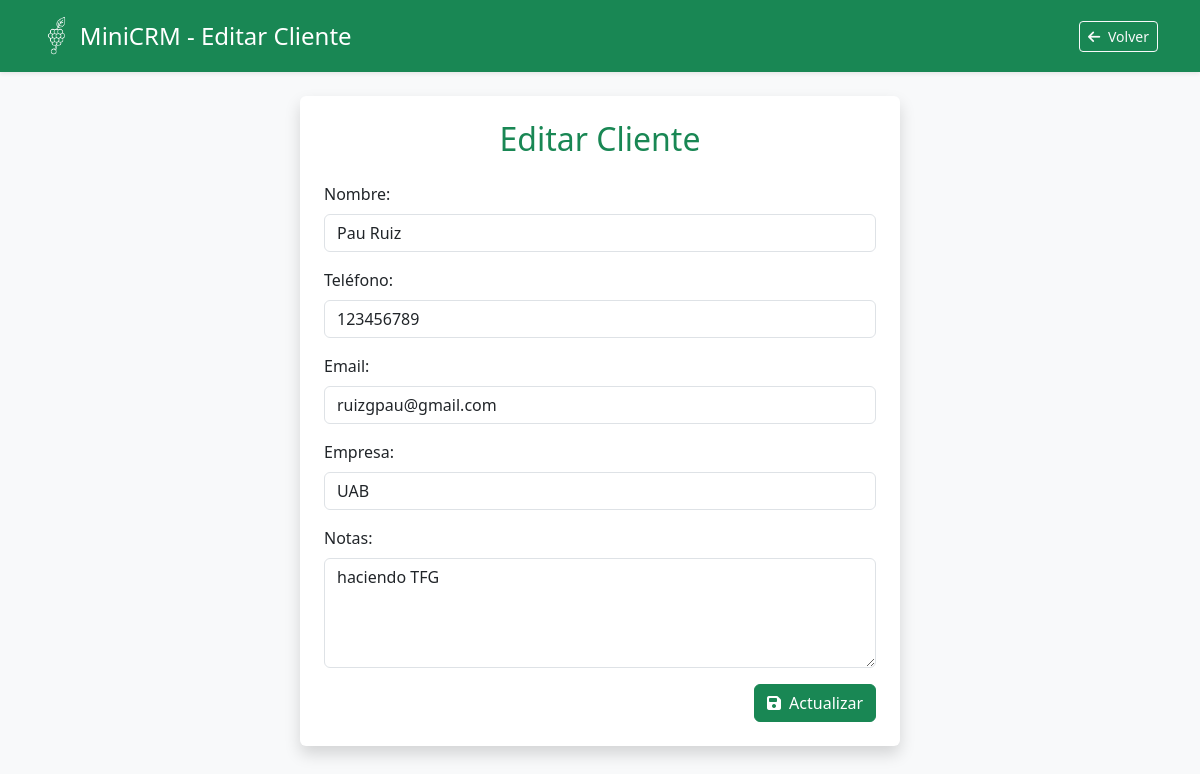
The page /editar/1/ (signed in) on the database its author committed.
### clientes/models.py (models this page shows, shortened)
class Cliente(models.Model):
    usuario = models.ForeignKey(User, on_delete=models.CASCADE)
    nombre = models.CharField(max_length=100)
    telefono = models.CharField(max_length=20)
    email = models.EmailField()
    empresa = models.CharField(max_length=100, blank=True)
    notas = models.TextField(blank=True)
    fecha_creacion = models.DateTimeField(auto_now_add=True)

### clientes/views.py (the view, shortened to what this page needs)
# urls.py: path('editar/<int:id>/', views.editar_cliente, name='editar_cliente'),
@login_required
def editar_cliente(request, id):
    cliente = get_object_or_404(Cliente, id=id, usuario=request.user)
    return render(request, 'clientes/editar.html', {'cliente': cliente})

### clientes/templates/clientes/editar.html (shortened to what this page needs)
{% load static %}
<!DOCTYPE html>
<html lang="es">
<head>
    <link href="https://cdn.jsdelivr.net/npm/bootstrap@5.3.2/dist/css/bootstrap.min.css" rel="stylesheet">
    <link rel="stylesheet" href="https://cdnjs.cloudflare.com/ajax/libs/font-awesome/6.4.0/css/all.min.css">
</head>
<body class="bg-light">
    <header class="bg-success text-white py-3 mb-4 shadow-sm">
        <div class="container d-flex justify-content-between align-items-center">
            <div class="d-flex align-items-center">
                <img src="/static/img/logo.png" alt="Logo" style="height:40px;" class="me-2">
                <h4 class="mb-0">MiniCRM - Editar Cliente</h4>
            </div>
            <a href="{% url 'lista_clientes' %}" class="btn btn-outline-light btn-sm">
                <i class="fa fa-arrow-left me-1"></i> Volver
            </a>
        </div>
    </header>
    <div class="container mt-4 bg-white p-4 shadow rounded" style="max-width: 600px;">
        <h2 class="text-center mb-4 text-success">Editar Cliente</h2>
        <form method="POST" class="needs-validation" novalidate>
            <div class="mb-3">
                <label class="form-label">Nombre:</label>
                <input type="text" name="nombre" value="{{ cliente.nombre }}" class="form-control" required>
            </div>
            <div class="mb-3">
                <label class="form-label">Teléfono:</label>
                <input type="text" name="telefono" value="{{ cliente.telefono }}" class="form-control">
            </div>
            <div class="mb-3">
                <label class="form-label">Email:</label>
                <input type="email" name="email" value="{{ cliente.email }}" class="form-control">
            </div>
            <div class="mb-3">
                <label class="form-label">Empresa:</label>
                <input type="text" name="empresa" value="{{ cliente.empresa }}" class="form-control">
            </div>
            <div class="mb-3">
                <label class="form-label">Notas:</label>
                <textarea name="notas" rows="4" class="form-control">{{ cliente.notas }}</textarea>
            </div>
            <div class="d-flex justify-content-end">
                        <button type="submit" class="btn btn-primary">
                            <i class="fa fa-save me-1"></i> Actualizar
                        </button>
                    </div>
        </form>
    </div>
</body>
</html>

### clientes/templates/clientes/editar.html (style rules this page uses)
.btn-primary, .table-primary { background-color: #198754; border-color: #198754; color: white; }

### rows shown on the page
Cliente: nombre "Pau Ruiz", telefono "123456789", email "ruizgpau@gmail.com", empresa "UAB", notas "haciendo TFG"
